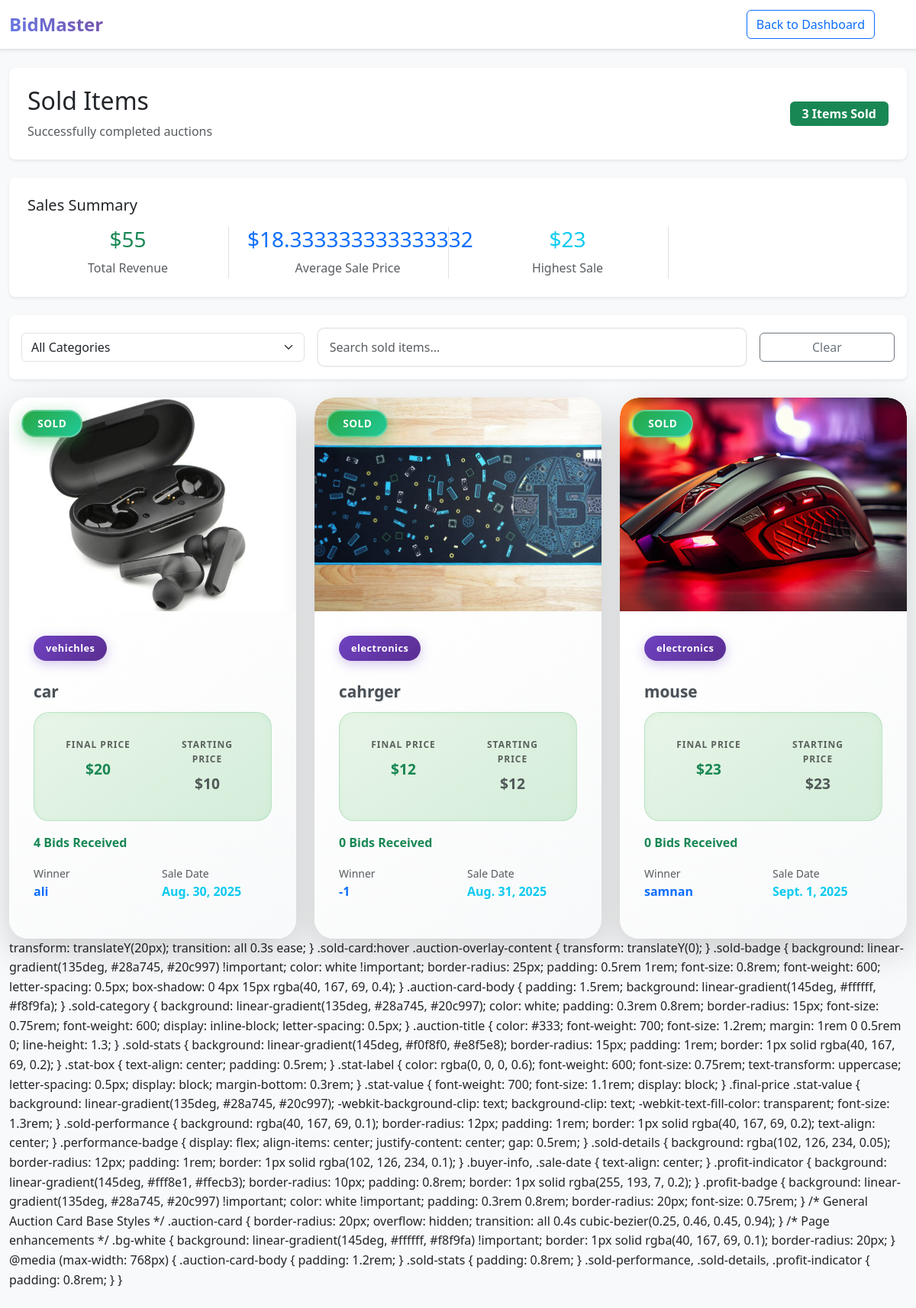
The app's page /sold/1, older data.
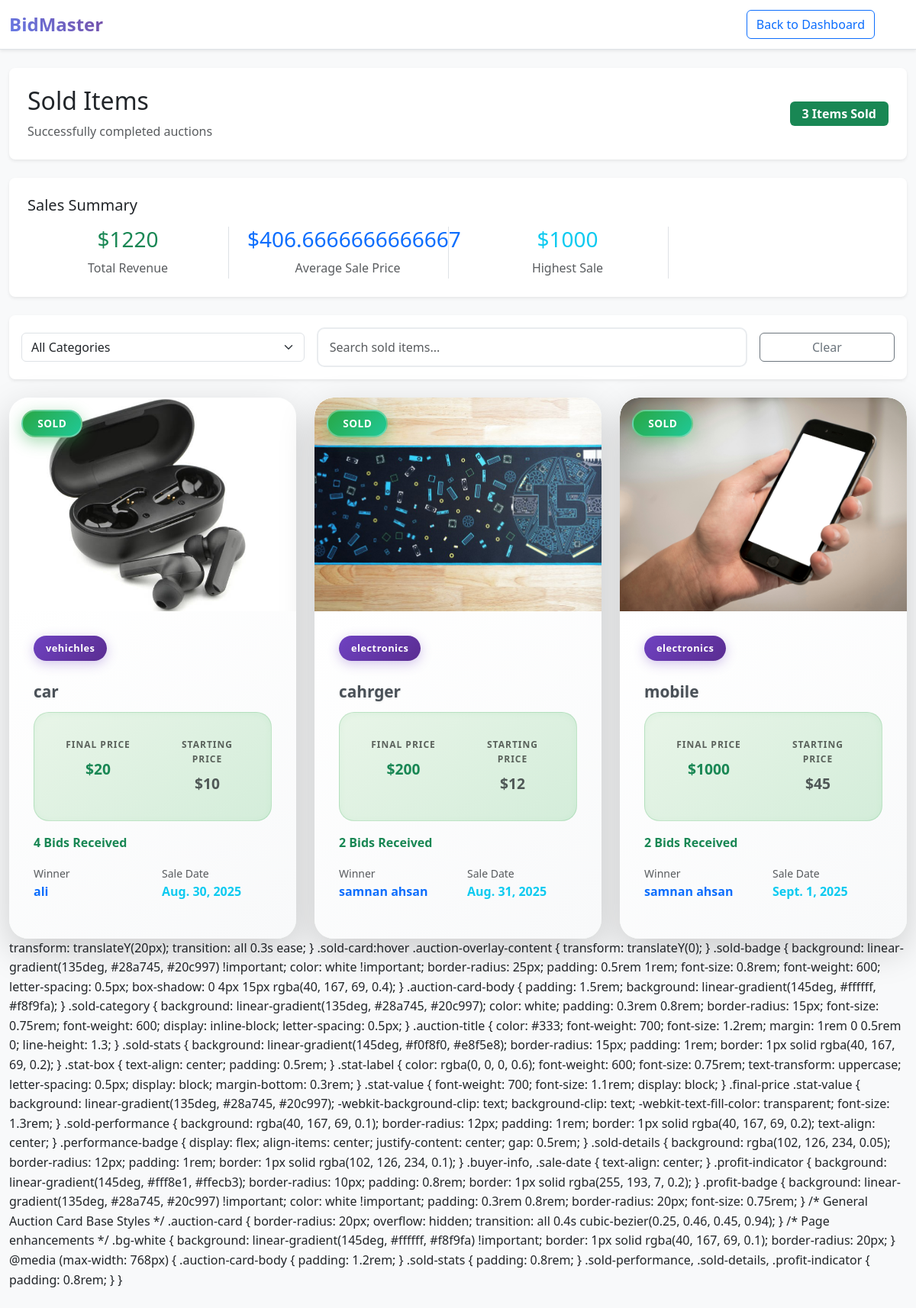
The same page, newer data.
### accounts/models.py (models this page shows, shortened)
class Products (models.Model):
    product_id=models.AutoField(primary_key=True)
    product_name=models.CharField(max_length=50,default='')
    product_category=models.CharField(max_length=50,default='')
    product_desc=models.CharField(max_length=1000,default='')
    product_pub_date=models.DateField(default=date.today)
    product_end_date=models.DateField(default=ten_days_later)
    product_image=models.ImageField(upload_to='auctions/images',default='')
    product_start_price= models.IntegerField(default=0)
    product_current_price= models.IntegerField(default=0)
    product_end_price=models.IntegerField(default=0)
    product_mid_price=models.IntegerField(default=0)
    product_owner=models.IntegerField(default=0)
    product_winner=models.CharField(default=-1)
    product_winner_id=models.IntegerField(default=-1)
    product_bidders=models.CharField(max_length=200,default='')
    product_status=models.CharField(max_length=50,default='pending')
    product_bids_count=models.IntegerField(default=0)

### accounts/views.py (the view)
# urls.py: path('sold/<int:member_id>', views.sold,name='sold'),
def sold(request,member_id):
    records= Products.objects.filter(product_owner=member_id,product_status='sold')
    total=[]
    for record in records:
        total.append(record.product_current_price)
    if len(records)>0:
        totals=sum(total)
        max1=max(total)
        avg=sum(total)/len(total)
        good=True
    else:
        totals=0
        max1=0
        avg=0
        good=False
    return render(request,'accounts/sold-items.html',{'id':member_id,'items':len(records),'revenue':totals,'max':max1,'avg':avg,'records':records,'good':good})

### accounts/templates/accounts/sold-items.html (shortened to what the changed rows need)
<!DOCTYPE html>
<html lang="en">
<head>
    <link href="https://cdn.jsdelivr.net/npm/bootstrap@5.3.0/dist/css/bootstrap.min.css" rel="stylesheet">
    <link rel="stylesheet" href="../static/css/style.css">
</head>
<body class="bg-light">
    <div class="container-fluid py-4">
        <div class="row mb-4">
            <div class="col-12">
                <div class="page-header bg-white p-4 rounded-3 shadow-sm">
                    <div class="row align-items-center">
                        <div class="col-md-8">
                            <h1 class="h2 mb-2">
                                Sold Items
                            </h1>
                        </div>
                    </div>
                </div>
            </div>
        </div>
         {% if good %}
        <div class="row mb-4">
            <div class="col-12">
                <div class="bg-white p-4 rounded-3 shadow-sm">
                    <h5 class="mb-3">
                         Sales Summary
                    </h5>
                    <div class="row text-center">
                        <div class="col-md-3">
                            <div class="border-end">
                                <h3 class="text-success">${{revenue}}</h3>
                                <p class="text-muted mb-0">Total Revenue</p>
                            </div>
                        </div>
                        <div class="col-md-3">
                            <div class="border-end">
                                <h3 class="text-primary">${{avg}}</h3>
                                <p class="text-muted mb-0">Average Sale Price</p>
                            </div>
                        </div>
                        <div class="col-md-3">
                            <div class="border-end">
                                <h3 class="text-info">${{max}}</h3>
                                <p class="text-muted mb-0">Highest Sale</p>
                            </div>
                        </div>
                    </div>
                </div>
            </div>
        </div>
        {% endif %}
        <div id="soldItemsContainer" class="row g-4">
             {% if good %}
             {% for item in records %}
            <div class="col-lg-4 col-md-6">
                <div class="card auction-card sold-card border-0 shadow-lg h-100">
                    <div class="position-relative auction-image-container">
                        <img src="{{item.product_image.url}}" class="card-img-top auction-image" alt="{{item.product_name}}" style="height: 280px; object-fit: cover;">
                        <div class="position-absolute top-0 start-0 m-3">
                            <span class="badge sold-badge">
                                 SOLD
                            </span>
                        </div>
                    </div>
                    <div class="card-body auction-card-body">
                        <div class="auction-category mb-2 sold-category">
                             {{item.product_category}}
                        </div>
                        <h5 class="card-title auction-title">{{item.product_name}}</h5>
                        <div class="auction-stats-container mb-3 sold-stats">
                            <div class="row">
                                <div class="col-6">
                                    <div class="stat-box final-price">
                                        <small class="stat-label">Final Price</small>
                                        <div class="stat-value text-success">${{item.product_current_price}}</div>
                                    </div>
                                </div>
                                <div class="col-6">
                                    <div class="stat-box starting-price">
                                        <small class="stat-label">Starting Price</small>
                                        <div class="stat-value text-muted">${{item.product_start_price}}</div>
                                    </div>
                                </div>
                            </div>
                        </div>
                        <div class="sold-performance mb-3">
                            <div class="performance-badge">
                                <span class="fw-bold text-success">{{item.product_bids_count}} Bids Received</span>
                            </div>
                        </div>
                        <div class="sold-details mb-3">
                            <div class="row">
                                <div class="col-6">
                                    <div class="buyer-info">
                                        <small class="text-muted d-block">Winner</small>
                                        <div class="fw-bold text-primary">{{item.product_winner}}</div>
                                    </div>
                                </div>
                                <div class="col-6">
                                    <div class="sale-date">
                                        <small class="text-muted d-block">Sale Date</small>
                                        <div class="fw-bold text-info">{{item.product_end_date}}</div>
                                    </div>
                                </div>
                            </div>
                        </div>
                    </div>
                </div>
            </div>
            {% endfor %}
            </div>
            {% else %}
            <h3>No Sales </h3>
            {% endif %}
</body>
</html>

Row changes from the older to the newer data that the page shows:
no longer on this page (row edited): Products: product_image (picture), product_category "electronics", product_name "mouse", product_current_price "23", product_start_price "23", product_bids_count "0", product_winner "samnan", product_end_date "Sept. 1, 2025"
changed Products "cahrger": product_current_price "12" → "200"; product_bids_count "0" → "2"; product_winner "-1" → "samnan ahsan"
now on this page (row edited): Products: product_image (picture), product_category "electronics", product_name "mobile", product_current_price "1000", product_start_price "45", product_bids_count "2", product_winner "samnan ahsan", product_end_date "Sept. 1, 2025"
Text that changed along with them:
{{ revenue }}: "55" → "1220"
{{ avg }}: "18.333333333333332" → "406.6666666666667"
{{ max }}: "23" → "1000"
